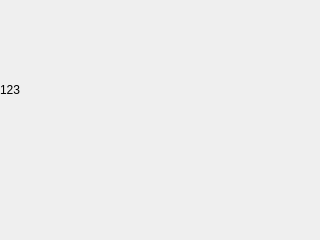
<?xml version="1.0" encoding="UTF-8"?>
<ui version="4.0">
 <class>GameWin</class>
 <widget class="QDialog" name="GameWin">
  <property name="geometry">
   <rect>
    <x>0</x>
    <y>0</y>
    <width>320</width>
    <height>240</height>
   </rect>
  </property>
  <property name="windowTitle">
   <string>Dialog</string>
  </property>
  <widget class="QLabel" name="label">
   <property name="geometry">
    <rect>
     <x>0</x>
     <y>0</y>
     <width>321</width>
     <height>181</height>
    </rect>
   </property>
   <property name="text">
    <string>&lt;html&gt;&lt;head/&gt;&lt;body&gt;&lt;p&gt;123&lt;img src=&quot;:/gpicon/images/winpage/胜利.png&quot;/&gt;&lt;/p&gt;&lt;/body&gt;&lt;/html&gt;</string>
   </property>
  </widget>
  <widget class="QPushButton" name="pushButton">
   <property name="geometry">
    <rect>
     <x>40</x>
     <y>190</y>
     <width>221</width>
     <height>41</height>
    </rect>
   </property>
   <property name="text">
    <string/>
   </property>
   <property name="icon">
    <iconset resource="gamepageicon.qrc">
     <normaloff>:/gpicon/images/winpage/继续游戏.png</normaloff>:/gpicon/images/winpage/继续游戏.png</iconset>
   </property>
   <property name="iconSize">
    <size>
     <width>155</width>
     <height>50</height>
    </size>
   </property>
   <property name="flat">
    <bool>true</bool>
   </property>
  </widget>
 </widget>
 <resources>
  <include location="gamepageicon.qrc"/>
 </resources>
 <connections/>
</ui>
